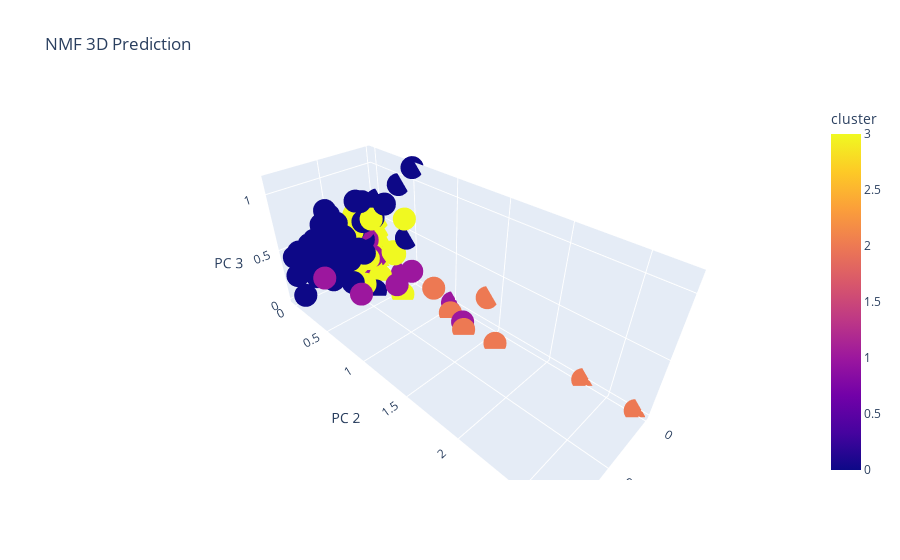

The cell this chart's notebook holds for it:
### Code cell
import plotly.express as px
fig = px.scatter_3d(
    W_df_kmeans, x='x1', y='x2', z='x3', color=W_df_kmeans['cluster'],
    labels={'x1': 'PC 1', 'x2': 'PC 2', 'x3': 'PC 3'}, title='NMF 3D Prediction'
)
fig.show()
